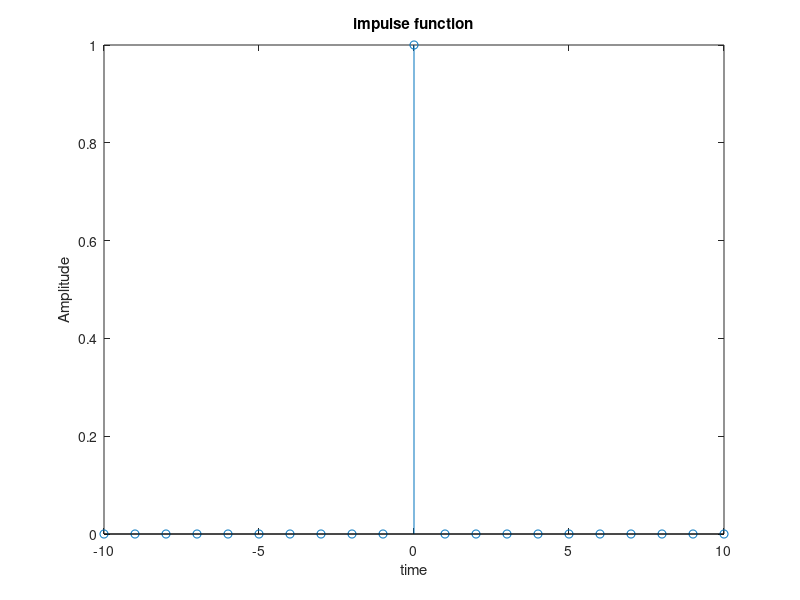

Recreate this plot in MATLAB.
clc;
clear all;
close all;
n=-10:10;
for i=1:length(n)
    if n(i)==0
        x(i)=1;
    else
        x(i)=0;
    end
end
stem(n,x);
xlabel('time');
ylabel('Amplitude');
title('impulse function');
